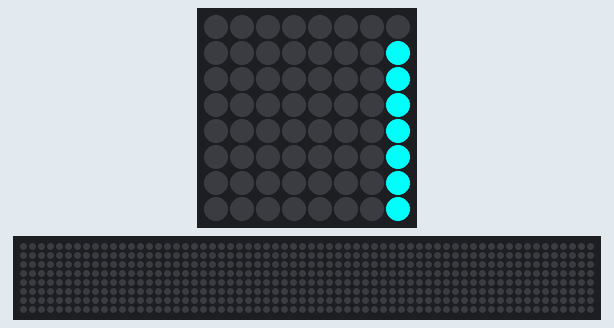
Simulated run of this program. Board: Raspberry Pi (BCM pin numbers) with a Sense HAT. On the bench: the Sense HAT's 8×8 RGB LED matrix, a strip that is not on the board, showing the scrolling text unrolled. The 64×8 strip is a reading aid, not a part: it shows the text the matrix is scrolling, unrolled, one strip-width of it at a time. At 13.5 s the program stops and its outputs stay as they are.

Above: at 0.32 s.
At 1.92 s:
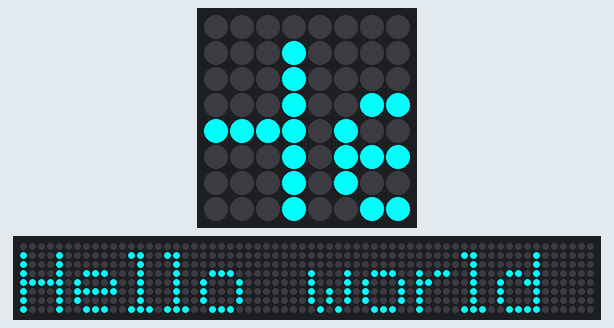
At 3.53 s:
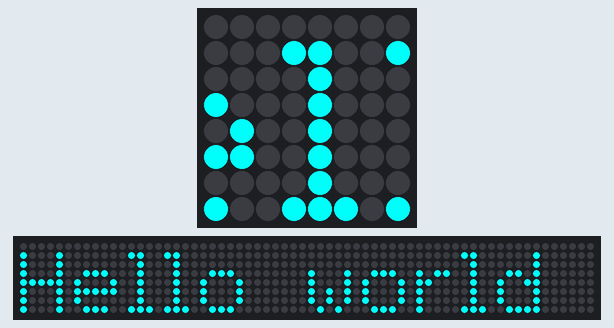
At 6.74 s:
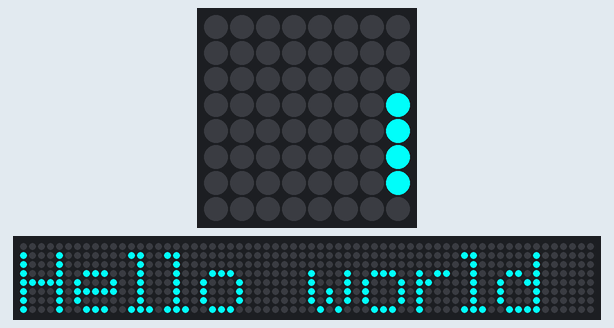
At 9.95 s:
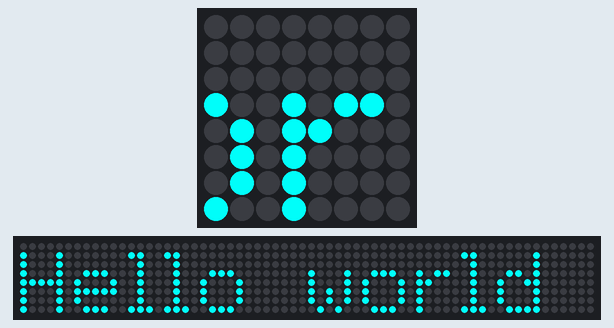
At 13.36 s:
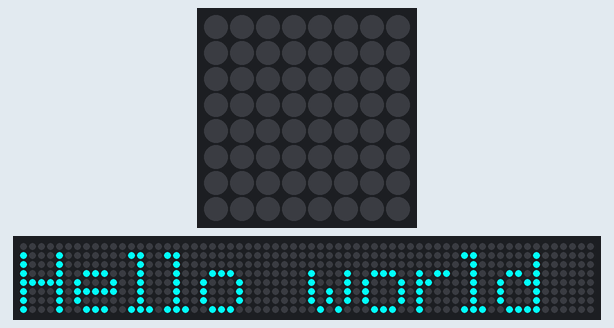

The program:

displayText.py
```python
'''https://projects.raspberrypi.org/en/projects/getting-started-with-the-sense-hat'''

from sense_hat import SenseHat

sense = SenseHat()
sense.show_message("Hello world", .2,  [0, 255, 255], [0, 0, 0])
```
